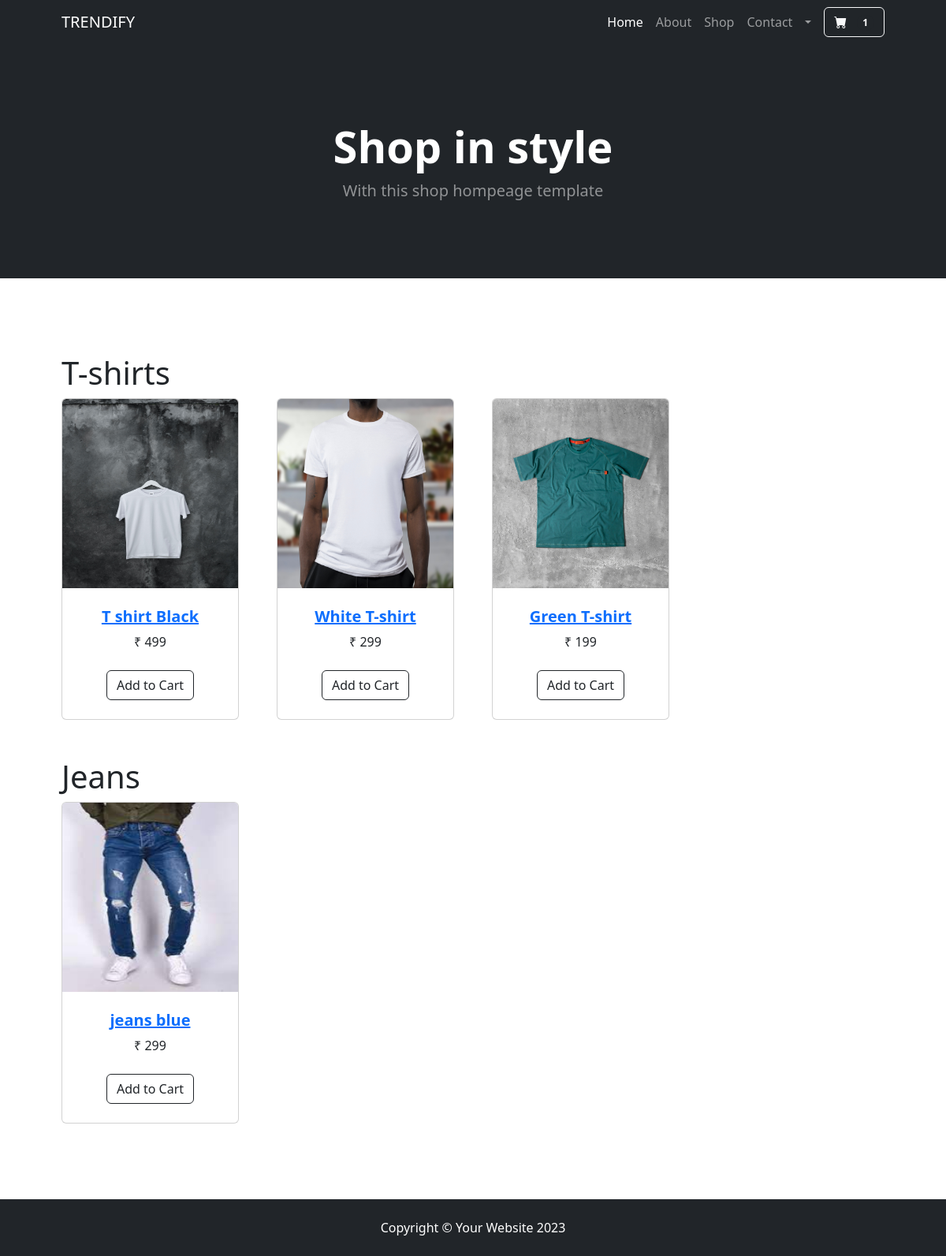
/ (signed in), run on the app's committed database.
### accounts/models.py (models this page shows)
class Profile(BaseModel):
   user = models.OneToOneField(User, on_delete=models.CASCADE,related_name="profile")
   is_email_verified = models.BooleanField(default=False)
   email_token = models.CharField(max_length=100, null=False, blank=True)
   profile_image = models.ImageField(upload_to='profile')
   def get_cart_count(self):
       return CartItems.objects.filter(cart__user = self.user, cart__is_paid= False).count()

### products/models.py (models this page shows, shortened)
class Product(BaseModel):
    product_name = models.CharField(max_length=100)
    slug = models.SlugField(unique=True, null= True, blank=True)
    category = models.ForeignKey(Category, on_delete=models.CASCADE, related_name='product')
    price = models.IntegerField(null = False)
    product_description = models.TextField()
    color_variant = models.ManyToManyField(ColorVariant, blank=True)
    size_variant = models.ManyToManyField(SizeVariant, blank=True)

class ProductImage(BaseModel):
    product = models.ForeignKey(Product, on_delete=models.CASCADE, related_name='product_image')
    image = models.ImageField(upload_to="product")

### home/views.py (the view)
# urls.py: path('',views.index,name="home"),
def index(request):
    context = {'products': Product.objects.all()}
    return render(request, 'Home/index.html', context)

### templates/Home/index.html (shortened to what this page needs)
{% extends 'Base/base.html'%}
{% load static %}
{%block start%}
<header class="bg-dark py-5">
  <div class="container px-4 px-lg-5 my-5">
    <div class="text-center text-white">
      <h1 class="display-4 fw-bolder">Shop in style</h1>
      <p class="lead fw-normal text-white-50 mb-0">
        With this shop hompeage template
      </p>
    </div>
  </div>
</header>
<section class="py-5">
  <div class="container px-4 px-lg-5 mt-5">
    <h1>T-shirts</h1>
    <div
      class="row gx-4 gx-lg-5 row-cols-2 row-cols-md-3 row-cols-xl-4 ">
      {% for product in products%}
      {%if product.category.category_name == "T Shirts" %}
      <div class="col mb-5">
        <div class="card h-100">
          <img
            class="card-img-top " style="height: 15rem;"
            src="/media/{{product.product_image.first.image}}"
            alt="..."
          />
          <div class="card-body p-4">
            <div class="text-center">
              <a href="{% url 'get_product' product.slug%}"><h5 class="fw-bolder">{{product.product_name}}</h5></a>
              &#8377 {{product.price}}
            </div>
          </div>
          <div class="card-footer p-4 pt-0 border-top-0 bg-transparent">
            <div class="text-center">
              <a class="btn btn-outline-dark mt-auto" href="{% url 'add_to_cart' product.uid %}">Add to Cart</a>
            </div>
          </div>
        </div>
      </div>
      {%endif%}
      {%endfor%}
    </div>
    <h1>Jeans</h1>
    <div
      class="row gx-4 gx-lg-5 row-cols-2 row-cols-md-3 row-cols-xl-4 ">
      {% for product in products%}
      {%if product.category.category_name == "Mens Jeans" %}
      <div class="col mb-5">
        <div class="card h-100">
          <img
            class="card-img-top " style="height: 15rem;"
            src="/media/{{product.product_image.first.image}}"
            alt="..."
          />
          <div class="card-body p-4">
            <div class="text-center">
              <a href="{% url 'get_product' product.slug%}"><h5 class="fw-bolder">{{product.product_name}}</h5></a>
              &#8377 {{product.price}}
            </div>
          </div>
          <div class="card-footer p-4 pt-0 border-top-0 bg-transparent">
            <div class="text-center">
              <a class="btn btn-outline-dark mt-auto" href="{% url 'add_to_cart' product.uid %}">Add to Cart</a>
            </div>
          </div>
        </div>
      </div>
      {%endif%}
      {%endfor%}
    </div>
  </div>
</section>
{%endblock%}

### templates/Base/base.html (shortened to what this page needs)
{% load static %}
<!DOCTYPE html>
<html lang="en">
  <head>
    <link
      href="https://cdn.jsdelivr.net/npm/bootstrap-icons@1.5.0/font/bootstrap-icons.css"
      rel="stylesheet"
    />
    <link href="{% static '/css/styles.css' %}" rel="stylesheet" />
  </head>
  <body>
    <nav class="navbar navbar-expand-lg navbar-dark bg-dark ">
      <div class="container px-4 px-lg-5">
        <a class="navbar-brand" href="/">TRENDIFY</a>
        <div class="collapse navbar-collapse justify-content-end" id="navbarSupportedContent">
          <ul class="navbar-nav me-2 mb-2 mb-lg-0 ms-lg-4 ">
            <li class="nav-item">
              <a class="nav-link active" aria-current="page" href="/">Home</a>
            </li>
            <li class="nav-item"><a class="nav-link" href="#!">About</a></li>
            <li class="nav-item"><a class="nav-link" href="#!">Shop</a></li>
            <li class="nav-item"><a class="nav-link" href="#!">Contact</a></li>
            {% if user.is_authenticated %}
            <li class="nav-item dropdown">
              <a
                class="nav-link dropdown-toggle"
                id="navbarDropdown"
                href="#"
                role="button"
                data-bs-toggle="dropdown"
                aria-expanded="false"
                >{{request.user.first_name}}</a
              >
            </li>
            {%endif%}
          </ul>
            <a class="btn btn-outline-light" href="{% url 'cards' %}">
              <i class="bi-cart-fill me-1"></i>
              <span class="badge bg-dark text-white ms-1 rounded-pill">{{request.user.profile.get_cart_count}}</span>
          </a>
        </div>
      </div>
    </nav>
    <div style="height: 100%;">
    {% block start %} {% endblock %}
  </div>
    <footer class="py-4 bg-dark ">
      <div class="container ">
        <p class="m-0 text-center text-white">
          Copyright &copy; Your Website 2023
        </p>
      </div>
    </footer>
  </body>
</html>

### data on the page
Product: product_image.first.image (picture), product_name "T shirt Black", price "499"
Product: product_image.first.image (picture), product_name "White T-shirt", price "299"
Product: product_image.first.image (picture), product_name "Green T-shirt", price "199"
Product: product_image.first.image (picture), product_name "jeans blue", price "299"

### other printed values
{{ request.user.profile.get_cart_count }} "1"
